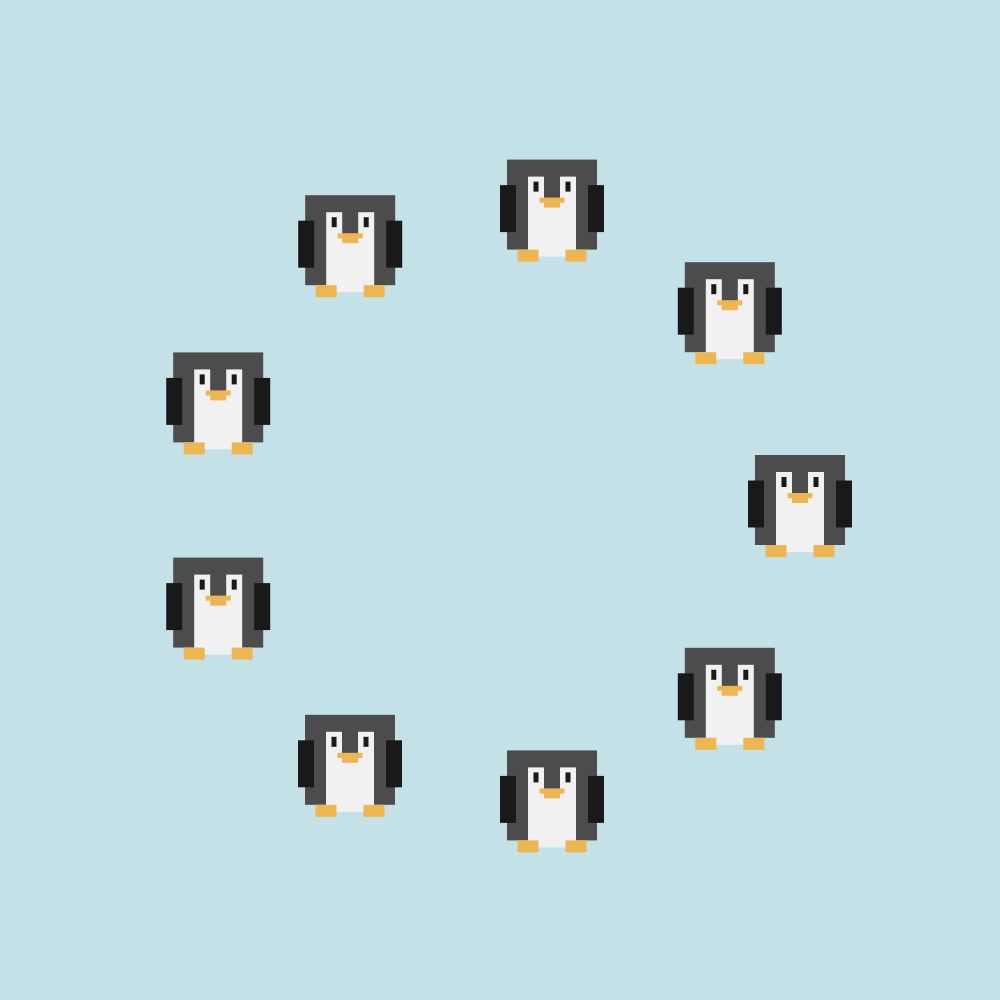
Frame 1 (no input)
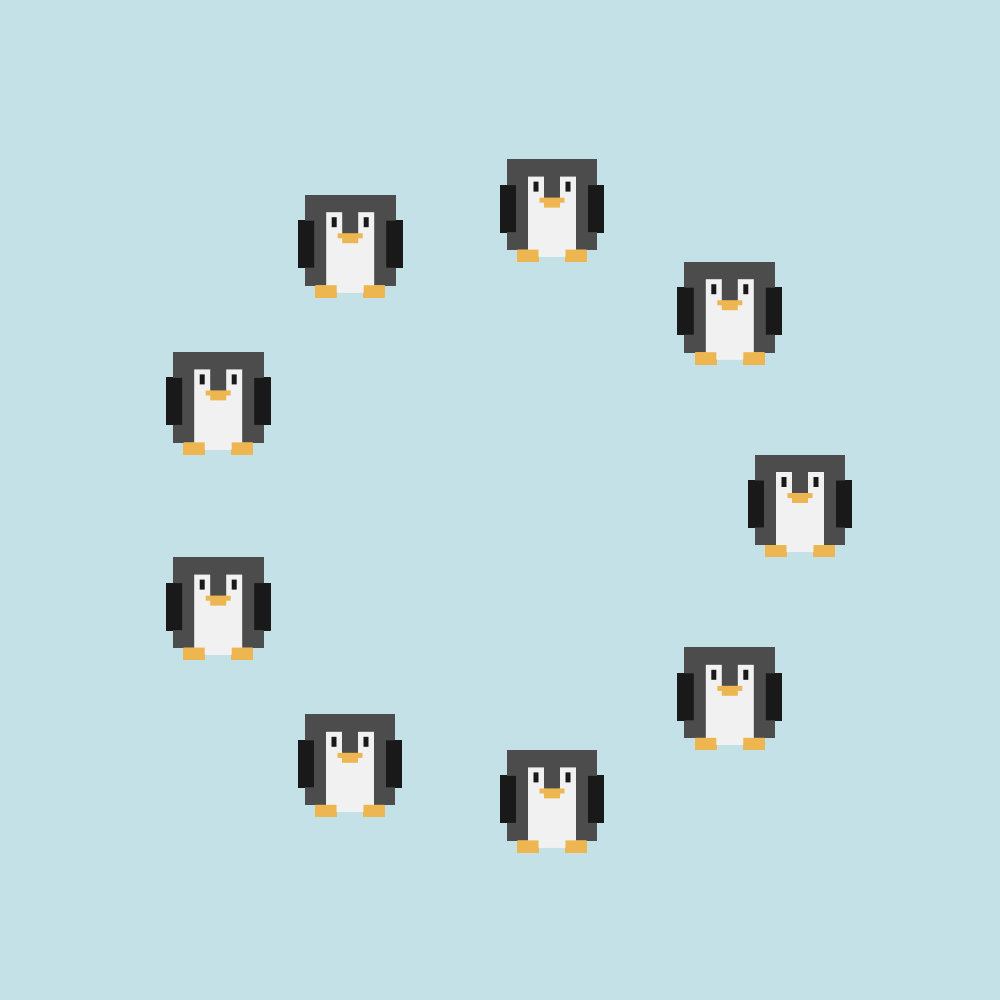
Frame 60 (the mouse pressed at the canvas centre just before this capture)
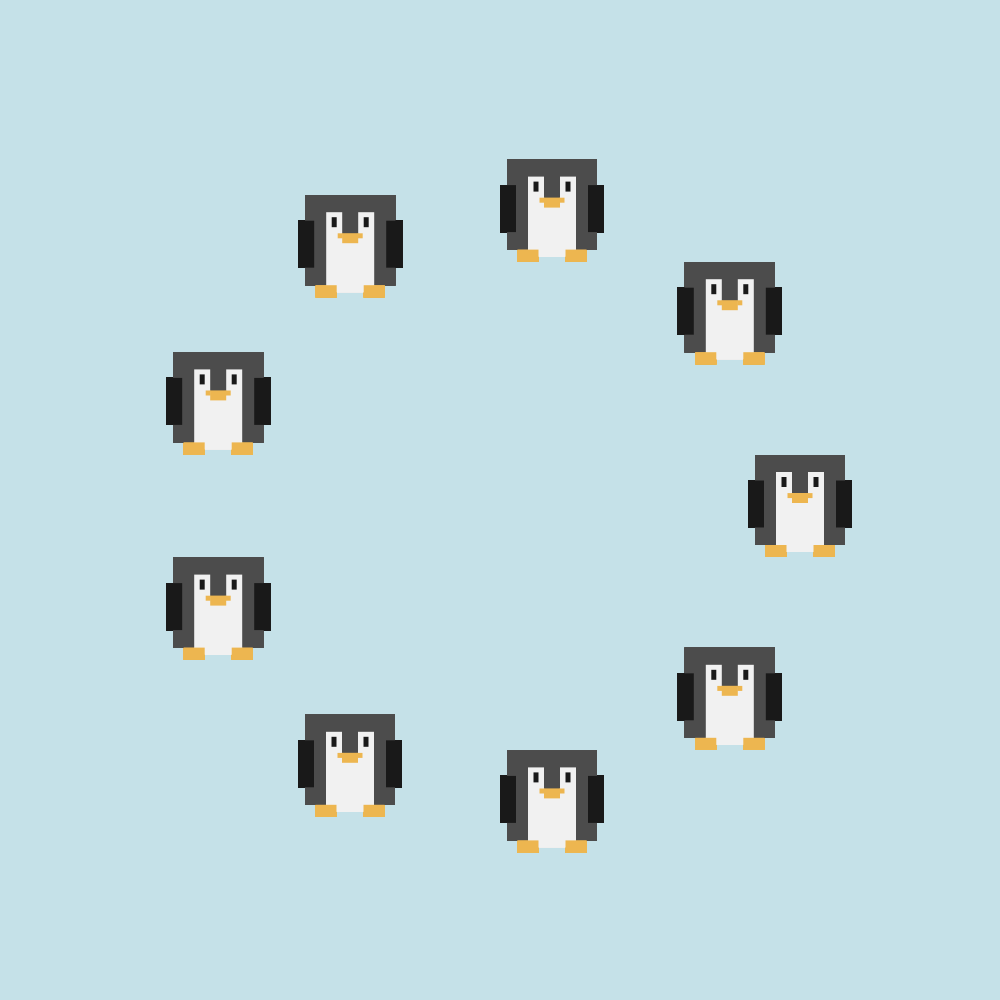
Frame 120 (the mouse held since frame 60 and released just before this capture)

The Processing sketch that drew these frames (run headless with seeded random() and noise(); from frame 60 on, the mouse is pressed at the canvas centre):

// Processing sketch: sketch_09_02_penguin_spiral
// ── sketch_09_02_penguin_spiral.pde
color grey = #4c4c4c;
color white = #f1f1f1;
color black = #191919;
color yellow = #edb650;
color blue = #c5e1e8;

float darkbody = 450;
float whitebodyW = 240;
float whitebodyH = 400;
float foreheadW = 80;
float foreheadH = 180;
float wingW = 80;
float wingH = 235;
float footW = 105;
float footH = 60;
float square = 25;

void setup() {
  size(1000, 1000);
  background(blue);
}

void draw() {
  translate(width/2, height/2);

  // loops circular
  for (int i=0; i<360; i=i+40) {
    int x = (int)(cos(radians(i))*1500);
    int y = (int)(sin(radians(i))*1500);

    // penguin
    push();
    
    scale(0.2);
    rectMode(CENTER);
    noStroke();

    fill(grey);
    rect(x, y, darkbody, darkbody);

    fill(white);
    rect(x, y+60, whitebodyW, whitebodyH);

    fill(grey);
    rect(x, y-120, foreheadW, foreheadH);

    fill(yellow);
    rect(x, y-10, foreheadW, square*2);
    rect(x-50, y-22, square, square);
    rect(x+50, y-22, square, square);

    fill(black);
    rect(x-80, y-90, square, square*2);
    rect(x+80, y-90, square, square*2);

    fill(black);
    rect(x-220, y+20, wingW, wingH);
    rect(x+220, y+20, wingW, wingH);

    fill(yellow);
    rect(x-120, y+255, footW, footH);
    rect(x+120, y+255, footW, footH);

    pop();

  }
}
